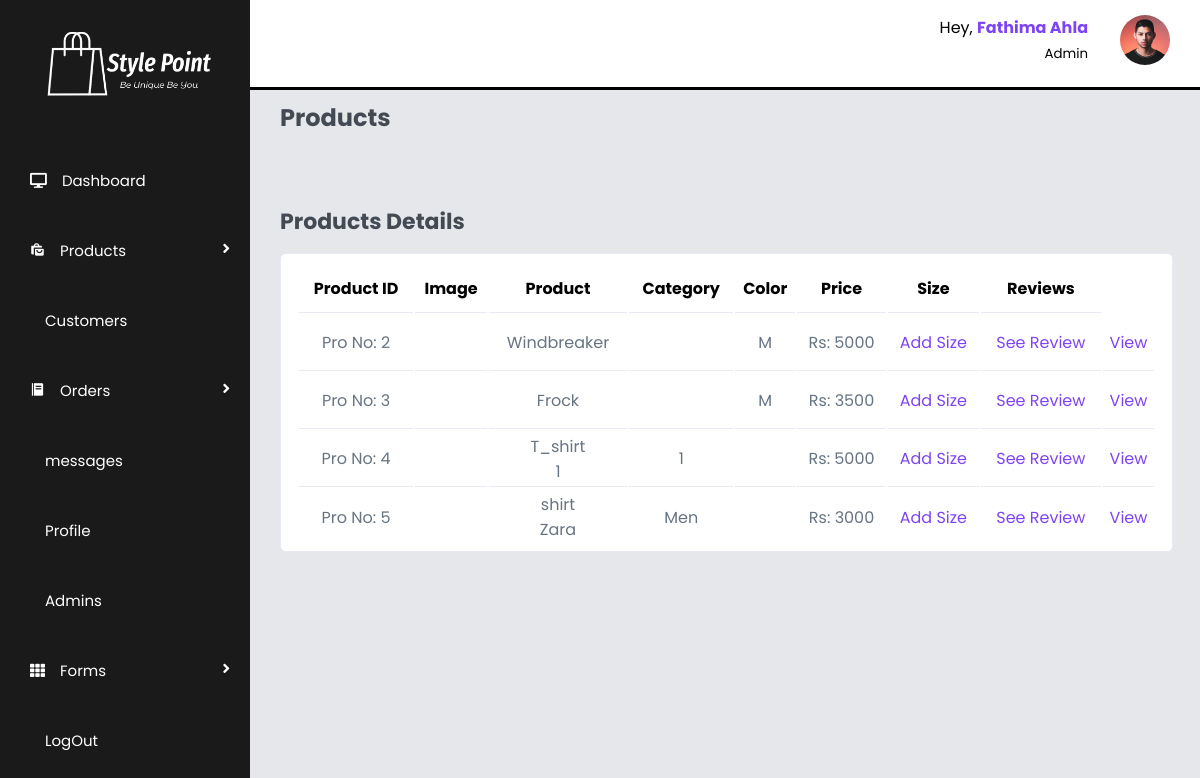
The app's page /admin/products.php (signed in) with its own data.
### tables this page shows
CREATE TABLE `products` (
  `pro_ID` int(100) NOT NULL,
  `pro_Name` varchar(100) NOT NULL,
  `pro_number` varchar(100) NOT NULL,
  `category` varchar(100) NOT NULL,
  `brand_name` varchar(100) NOT NULL,
  `price` int(100) NOT NULL,
  `dis_Price` int(100) NOT NULL,
  `dis_Percentage` int(100) NOT NULL,
  `color` varchar(100) NOT NULL,
  `size` varchar(100) NOT NULL,
  `description` varchar(100) NOT NULL,
  `img_1` varchar(100) NOT NULL,
  `img_2` varchar(100) NOT NULL,
  `img_3` varchar(100) NOT NULL,
  `img_4` varchar(100) NOT NULL
);

### admin/products.php (the view, shortened to what this page needs)
<?php
include '../components/connect.php';
?>
<!DOCTYPE html>
<html lang="en">
    <head>
        <link rel="stylesheet" href="https://cdn.jsdelivr.net/npm/swiper@9/swiper-bundle.min.css"/>
        <link rel="stylesheet" href="../css/admin_style.css">
        <link href="https://cdn.jsdelivr.net/npm/remixicon@3.2.0/fonts/remixicon.css" rel="stylesheet">
        <link href='https://unpkg.com/boxicons@2.1.4/css/boxicons.min.css' rel='stylesheet'>
        <link rel="stylesheet" href="https://cdnjs.cloudflare.com/ajax/libs/font-awesome/5.15.1/css/all.min.css">
    </head>
    <body>
        <?php include '../components/admin_menu.php';?>
        <section id="interface">
            <?php include '../components/admin_nav.php';?>
                <h3 class="main_heading">Products</h3>
                    <div class="product__tabs">
                        <div class="product__tabs-content  active__tab">
                            <h3 class="heading">Products Details</h3>
                                <div class="show__product-details">
                                    <table>
                                        <thead>
                                            <tr>
                                                <th>Product ID</th>
                                                <th>Image</th>
                                                <th>Product</th>
                                                <th>Category</th>
                                                <th>Color</th>
                                                <th>Price</th>
                                                <th>Size</th>
                                                <th>Reviews</th>
                                            </tr>
                                        </thead>
                                        <tbody>
                                            <?php
                                                $show__products = $conn->prepare("SELECT * FROM `products`");
                                                $show__products->execute();
                                                if($show__products->rowCount() > 0){
                                                    while($fetch_products = $show__products->fetch(PDO::FETCH_ASSOC)){
                                            ?>
                                            <tr>
                                                <td>
                                                    Pro No: <?= $fetch_products['pro_ID']; ?>
                                                </td>
                                                <td>
                                                </td>
                                                <td>
                                                    <?= $fetch_products['pro_Name']; ?> <br><?= $fetch_products['brand_name']; ?>
                                                </td>
                                                <td>
                                                <?= $fetch_products['category']; ?>
                                                </td>
                                                <td>
                                                    <?= $fetch_products['color']; ?>
                                                </td>
                                                <td>
                                                    Rs: <?= $fetch_products['price']; ?>
                                                </td>
                                                <td>
                                                    <a href="add_size.php?pro_id=<?= $fetch_products['pro_ID'];?>" class="pro_view"><i class="ri-pencil-fill"></i>Add Size</a>
                                                </td>
                                                <td>
                                                    <a href="manage_review.php?pro_id=<?= $fetch_products['pro_ID'];?>" class="pro_view">See Review</a>
                                                </td>
                                                <td>
                                                    <a href="product_details.php?pro_id=<?= $fetch_products['pro_ID'];?>" class="pro_view">View</a>
                                                </td>
                                            </tr>
                                            <?php
                                                }
                                            }else{
                                                echo '<p class="empty"> No Products Added Yet!</p>';
                                            }
                                            ?>
                                        </tbody>
                                    </table>
                                </div>
                        </div>
                    </div>
        </section>
    </body>
</html>

### components/admin_nav.php (shortened to what this page needs)
<div class="navigation">
    <div class="top">
        <?php
            $admin_id = $_SESSION['admin_id'];
            $select_profile = $conn->prepare("SELECT * FROM `admin` WHERE admin_ID = ?");
            $select_profile->execute([$admin_id]);
            if($select_profile->rowCount() > 0){
                $fetch_profile = $select_profile->fetch(PDO::FETCH_ASSOC);
        ?>
        <div class="profile">
            <div class="info">
                <p>Hey, <b><?= $fetch_profile['admin_Name']; ?></b></p>
                <small class="text-muted">Admin</small>
            </div>
        </div>
        <div class="profile-photo">
            <img src="../uploaded_img/<?= $fetch_profile['image']; ?>">
        </div>
        <?php
            }
        ?>
    </div>
</div>

### css/admin_style.css (style rules this page uses)
:root { --main-color: hsl(260, 88%, 61%); --color-primary: #7380ec; --color-danger: #ff7782; --color-success: #41f1b6; --color-warning: #ffbb55; --color-white: #fff; --color-info-dark: #7d8da1; --color-info-light: #dce1eb; --color-dark: #363949; --color-light: rgba(132, 139, 200, 0.18); --color-primary-variant: #111e88; --color-dark-variant: #677483; --color-background: #f6f6f9; --card-border-radius: 2rem; --border-radius-1: 0.4rem; --border-radius-2: 0.8rem; --border-radius-3: 1.2rem; --card-padding: 1.8rem; --padding: 1.2rem; --box-shadow: 0 2rem 3rem var(--color-light); --container-color: #fff; --first-color: hsl(var(--hue), 88%, 58%); --title-color: hsl(250, 8%, 15%); --first-color-alt: hsl(var(--hue), 88%, 58%); --small-font-size: 1rem; --h3-font-size: 1.25rem; --font-medium: 500; --mb-1: 1rem; --z-fixed: 100; }
* { margin: 0; padding: 0; box-sizing: border-box; font-family: 'Poppins',sans-serif; }
body { width: 100%; min-height: 100vh; background: #E5E7EB; position: relative; display: flex; background-size: cover; background-position: center; }
#interface { width: calc(100% - 250px); margin-left: 250px; position: relative; }
#interface .navigation { display: flex; align-items: center; justify-content: space-between; background: #fff; padding: 15px 30px; border-bottom: 3px solid black; position: fixed; width: calc(100% - 250px); }
#interface .navigation .top { display: flex; justify-content: end; gap: 2rem; }
#interface .top .profile { display: flex; gap: 2rem; text-align: right; }
#interface .top .profile .info b { color: var(--main-color); }
#interface .top img { width: 50px; height: auto; border-radius: 50%; }
.main_heading { color: #444a53; padding: 30px 30px 0 30px; font-size: 24px; font-weight: 700; margin-top: 70px; }
.heading { color: #444a53; padding: 0 30px 0 30px; font-size: 22px; font-weight: 700; margin-top: 70px; }
.show__product-details { width: 94%; margin: 15px 0 30px 30px; overflow: auto; background: #fff; border-radius: 8px; }
.show__product-details table { width: 100%; padding: 4px 16px; text-align: center; box-shadow: var(--box-shadow); transition: all 300ms ease; border: 1px solid var(--color-light); }
.show__product-details table thead tr th { border-bottom: 1px solid var(--color-light); padding: 1rem 0 .7rem 0; height: 2.8rem; }
.show__product-details table tr td { height: 3.5rem; border-bottom: 1px solid var(--color-light); color: var(--color-dark-variant); }
.show__product-details table tbody tr:last-child td { border: none; }
.pro_view { text-decoration: none; color: var(--main-color); }

### records on screen
products: pro_ID "2", pro_Name "Windbreaker", color "M", price "5000"
products: pro_ID "3", pro_Name "Frock", color "M", price "3500"
products: pro_ID "4", pro_Name "T_shirt", brand_name "1", category "1", price "5000"
products: pro_ID "5", pro_Name "shirt", brand_name "Zara", category "Men", price "3000"

### other values on screen
$fetch_profile['admin_Name'] "Fathima Ahla"
